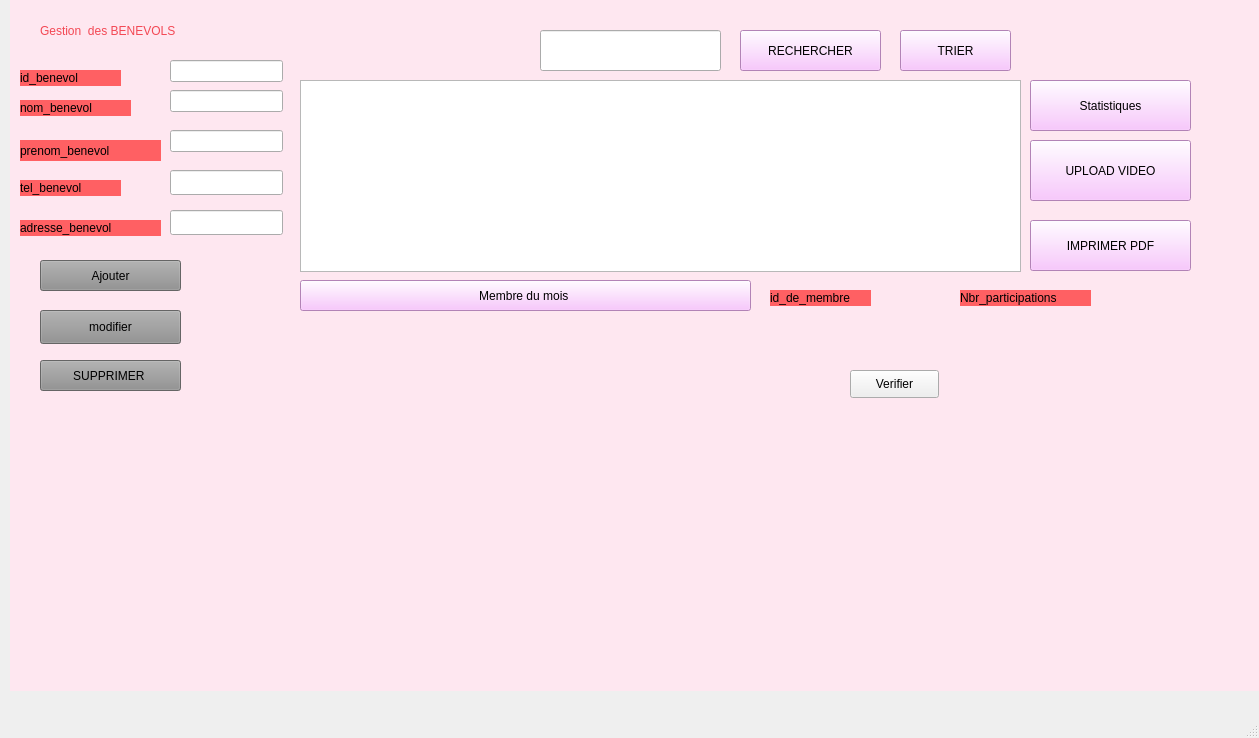
<?xml version="1.0" encoding="UTF-8"?>
<ui version="4.0">
 <class>MainWindow</class>
 <widget class="QMainWindow" name="MainWindow">
  <property name="geometry">
   <rect>
    <x>0</x>
    <y>0</y>
    <width>1259</width>
    <height>738</height>
   </rect>
  </property>
  <property name="windowTitle">
   <string>MainWindow</string>
  </property>
  <widget class="QWidget" name="centralwidget">
   <widget class="QLabel" name="label">
    <property name="geometry">
     <rect>
      <x>10</x>
      <y>-10</y>
      <width>1251</width>
      <height>701</height>
     </rect>
    </property>
    <property name="styleSheet">
     <string notr="true">background-color: rgb(254,231,240);</string>
    </property>
    <property name="text">
     <string/>
    </property>
    <property name="pixmap">
     <pixmap>../../../21692/Downloads/BG QT.jpg</pixmap>
    </property>
   </widget>
   <widget class="QLabel" name="label_2">
    <property name="geometry">
     <rect>
      <x>40</x>
      <y>10</y>
      <width>531</width>
      <height>41</height>
     </rect>
    </property>
    <property name="styleSheet">
     <string notr="true">font: 18pt &quot;Courier New&quot;;

color: rgb(243, 72, 84);</string>
    </property>
    <property name="text">
     <string>Gestion  des BENEVOLS</string>
    </property>
   </widget>
   <widget class="QLabel" name="label_4">
    <property name="geometry">
     <rect>
      <x>20</x>
      <y>70</y>
      <width>101</width>
      <height>16</height>
     </rect>
    </property>
    <property name="styleSheet">
     <string notr="true">background-color: rgb(255, 96, 99);</string>
    </property>
    <property name="text">
     <string>id_benevol</string>
    </property>
   </widget>
   <widget class="QLabel" name="label_5">
    <property name="geometry">
     <rect>
      <x>20</x>
      <y>100</y>
      <width>111</width>
      <height>16</height>
     </rect>
    </property>
    <property name="styleSheet">
     <string notr="true">background-color: rgb(255, 96, 99);</string>
    </property>
    <property name="text">
     <string>nom_benevol</string>
    </property>
   </widget>
   <widget class="QLabel" name="label_6">
    <property name="geometry">
     <rect>
      <x>20</x>
      <y>140</y>
      <width>141</width>
      <height>21</height>
     </rect>
    </property>
    <property name="styleSheet">
     <string notr="true">background-color: rgb(255, 96, 99);</string>
    </property>
    <property name="text">
     <string>prenom_benevol</string>
    </property>
   </widget>
   <widget class="QLabel" name="label_7">
    <property name="geometry">
     <rect>
      <x>20</x>
      <y>180</y>
      <width>101</width>
      <height>16</height>
     </rect>
    </property>
    <property name="styleSheet">
     <string notr="true">background-color: rgb(255, 96, 99);</string>
    </property>
    <property name="text">
     <string>tel_benevol</string>
    </property>
   </widget>
   <widget class="QLineEdit" name="lineEdit">
    <property name="geometry">
     <rect>
      <x>170</x>
      <y>60</y>
      <width>113</width>
      <height>22</height>
     </rect>
    </property>
   </widget>
   <widget class="QLabel" name="label_8">
    <property name="geometry">
     <rect>
      <x>20</x>
      <y>220</y>
      <width>141</width>
      <height>16</height>
     </rect>
    </property>
    <property name="styleSheet">
     <string notr="true">background-color: rgb(255, 96, 99);</string>
    </property>
    <property name="text">
     <string>adresse_benevol</string>
    </property>
   </widget>
   <widget class="QLineEdit" name="lineEdit_2">
    <property name="geometry">
     <rect>
      <x>170</x>
      <y>90</y>
      <width>113</width>
      <height>22</height>
     </rect>
    </property>
   </widget>
   <widget class="QLineEdit" name="lineEdit_3">
    <property name="geometry">
     <rect>
      <x>170</x>
      <y>130</y>
      <width>113</width>
      <height>22</height>
     </rect>
    </property>
   </widget>
   <widget class="QPushButton" name="IMPRIMER">
    <property name="geometry">
     <rect>
      <x>1030</x>
      <y>220</y>
      <width>161</width>
      <height>51</height>
     </rect>
    </property>
    <property name="styleSheet">
     <string notr="true">
background-color: rgb(249, 183, 255);</string>
    </property>
    <property name="text">
     <string>IMPRIMER PDF</string>
    </property>
   </widget>
   <widget class="QPushButton" name="pushButton_supprimer">
    <property name="geometry">
     <rect>
      <x>40</x>
      <y>360</y>
      <width>141</width>
      <height>31</height>
     </rect>
    </property>
    <property name="styleSheet">
     <string notr="true">
background-color: rgb(142, 142, 142);</string>
    </property>
    <property name="text">
     <string>SUPPRIMER </string>
    </property>
   </widget>
   <widget class="QLineEdit" name="lineEdit_4">
    <property name="geometry">
     <rect>
      <x>540</x>
      <y>30</y>
      <width>181</width>
      <height>41</height>
     </rect>
    </property>
   </widget>
   <widget class="QLineEdit" name="lineEdit_5">
    <property name="geometry">
     <rect>
      <x>170</x>
      <y>170</y>
      <width>113</width>
      <height>25</height>
     </rect>
    </property>
   </widget>
   <widget class="QLineEdit" name="lineEdit_6">
    <property name="geometry">
     <rect>
      <x>170</x>
      <y>210</y>
      <width>113</width>
      <height>25</height>
     </rect>
    </property>
   </widget>
   <widget class="QPushButton" name="pushButton_Ajouter">
    <property name="geometry">
     <rect>
      <x>40</x>
      <y>260</y>
      <width>141</width>
      <height>31</height>
     </rect>
    </property>
    <property name="styleSheet">
     <string notr="true">
background-color: rgb(142, 142, 142);</string>
    </property>
    <property name="text">
     <string>Ajouter</string>
    </property>
   </widget>
   <widget class="QPushButton" name="MEMBRE">
    <property name="geometry">
     <rect>
      <x>300</x>
      <y>280</y>
      <width>451</width>
      <height>31</height>
     </rect>
    </property>
    <property name="styleSheet">
     <string notr="true">
background-color: rgb(249, 183, 255);</string>
    </property>
    <property name="text">
     <string>Membre du mois </string>
    </property>
   </widget>
   <widget class="QPushButton" name="UPLOAD">
    <property name="geometry">
     <rect>
      <x>1030</x>
      <y>140</y>
      <width>161</width>
      <height>61</height>
     </rect>
    </property>
    <property name="styleSheet">
     <string notr="true">
background-color: rgb(249, 183, 255);</string>
    </property>
    <property name="text">
     <string>UPLOAD VIDEO</string>
    </property>
   </widget>
   <widget class="QTableView" name="tablebenevol">
    <property name="geometry">
     <rect>
      <x>300</x>
      <y>80</y>
      <width>721</width>
      <height>192</height>
     </rect>
    </property>
    <property name="mouseTracking">
     <bool>false</bool>
    </property>
    <property name="tabletTracking">
     <bool>false</bool>
    </property>
    <property name="focusPolicy">
     <enum>Qt::StrongFocus</enum>
    </property>
   </widget>
   <widget class="QPushButton" name="TRIER">
    <property name="geometry">
     <rect>
      <x>900</x>
      <y>30</y>
      <width>111</width>
      <height>41</height>
     </rect>
    </property>
    <property name="styleSheet">
     <string notr="true">
background-color: rgb(249, 183, 255);</string>
    </property>
    <property name="text">
     <string>TRIER</string>
    </property>
   </widget>
   <widget class="QPushButton" name="rechercher">
    <property name="geometry">
     <rect>
      <x>740</x>
      <y>30</y>
      <width>141</width>
      <height>41</height>
     </rect>
    </property>
    <property name="styleSheet">
     <string notr="true">
background-color: rgb(249, 183, 255);</string>
    </property>
    <property name="text">
     <string>RECHERCHER</string>
    </property>
   </widget>
   <widget class="QPushButton" name="modifier">
    <property name="geometry">
     <rect>
      <x>40</x>
      <y>310</y>
      <width>141</width>
      <height>34</height>
     </rect>
    </property>
    <property name="styleSheet">
     <string notr="true">
background-color: rgb(142, 142, 142);</string>
    </property>
    <property name="text">
     <string>modifier</string>
    </property>
   </widget>
   <widget class="QLabel" name="id">
    <property name="geometry">
     <rect>
      <x>880</x>
      <y>290</y>
      <width>91</width>
      <height>16</height>
     </rect>
    </property>
    <property name="text">
     <string/>
    </property>
   </widget>
   <widget class="QLabel" name="nbrpart">
    <property name="geometry">
     <rect>
      <x>1140</x>
      <y>290</y>
      <width>91</width>
      <height>16</height>
     </rect>
    </property>
    <property name="text">
     <string/>
    </property>
   </widget>
   <widget class="QLabel" name="label_9">
    <property name="geometry">
     <rect>
      <x>770</x>
      <y>290</y>
      <width>101</width>
      <height>16</height>
     </rect>
    </property>
    <property name="styleSheet">
     <string notr="true">background-color: rgb(255, 96, 99);</string>
    </property>
    <property name="text">
     <string>id_de_membre</string>
    </property>
   </widget>
   <widget class="QLabel" name="label_10">
    <property name="geometry">
     <rect>
      <x>960</x>
      <y>290</y>
      <width>131</width>
      <height>16</height>
     </rect>
    </property>
    <property name="styleSheet">
     <string notr="true">background-color: rgb(255, 96, 99);</string>
    </property>
    <property name="text">
     <string>Nbr_participations</string>
    </property>
   </widget>
   <widget class="QPushButton" name="stat">
    <property name="geometry">
     <rect>
      <x>1030</x>
      <y>80</y>
      <width>161</width>
      <height>51</height>
     </rect>
    </property>
    <property name="styleSheet">
     <string notr="true">
background-color: rgb(249, 183, 255);</string>
    </property>
    <property name="text">
     <string>Statistiques</string>
    </property>
   </widget>
   <widget class="QPushButton" name="pushButton">
    <property name="geometry">
     <rect>
      <x>850</x>
      <y>370</y>
      <width>89</width>
      <height>28</height>
     </rect>
    </property>
    <property name="text">
     <string>Verifier</string>
    </property>
   </widget>
   <widget class="QLabel" name="label_3">
    <property name="geometry">
     <rect>
      <x>988</x>
      <y>369</y>
      <width>101</width>
      <height>31</height>
     </rect>
    </property>
    <property name="text">
     <string/>
    </property>
   </widget>
  </widget>
  <widget class="QMenuBar" name="menubar">
   <property name="geometry">
    <rect>
     <x>0</x>
     <y>0</y>
     <width>1259</width>
     <height>22</height>
    </rect>
   </property>
  </widget>
  <widget class="QStatusBar" name="statusbar"/>
 </widget>
 <layoutdefault spacing="6" margin="11"/>
 <resources/>
 <connections/>
</ui>
